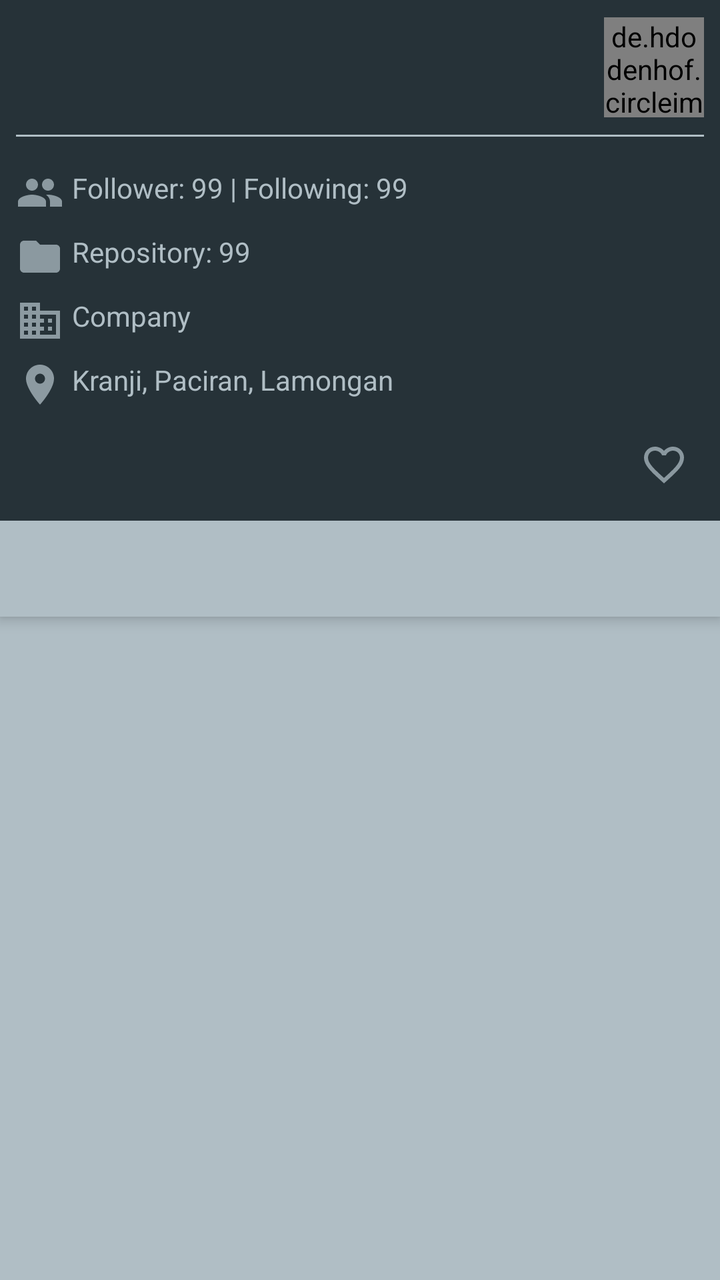
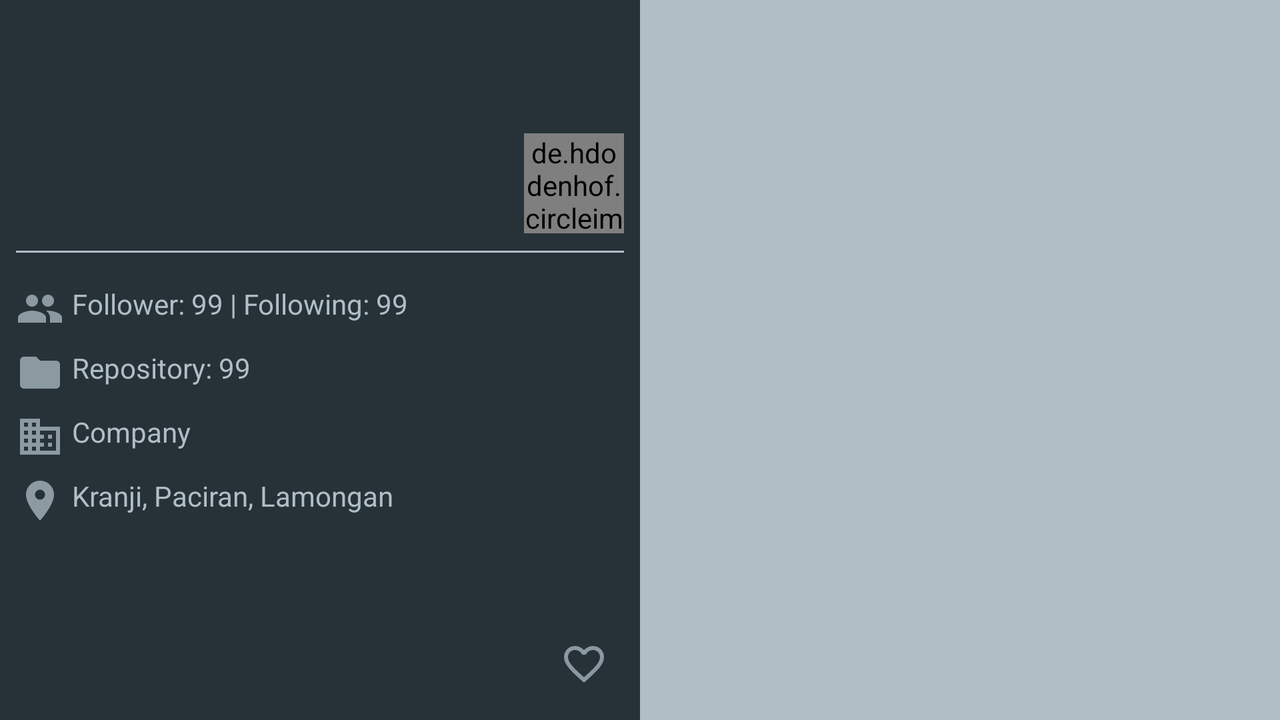

First picture: res/layout/ on a phone held upright. Second picture: the repository's own variant of that layout, on a device whose configuration matches the variant's folder. Source for both follows.
<!-- AndroidManifest.xml: application theme Theme.GitHubUser -->
<!-- res/layout/activity_detail.xml -->
<?xml version="1.0" encoding="utf-8"?>
<androidx.coordinatorlayout.widget.CoordinatorLayout xmlns:android="http://schemas.android.com/apk/res/android"
    xmlns:tools="http://schemas.android.com/tools"
    xmlns:app="http://schemas.android.com/apk/res-auto"

    android:layout_width="match_parent"
    android:layout_height="match_parent">

    <com.google.android.material.appbar.AppBarLayout
        android:id="@+id/appbar"
        android:layout_width="match_parent"
        android:layout_height="wrap_content">

        <androidx.constraintlayout.widget.ConstraintLayout
            android:layout_width="match_parent"
            android:layout_height="wrap_content">

            <ImageView
                android:id="@+id/ivFavorite"
                android:layout_width="wrap_content"
                android:layout_height="wrap_content"
                android:contentDescription="@string/favorite_button"
                android:padding="16dp"
                app:layout_constraintBottom_toBottomOf="parent"
                app:layout_constraintEnd_toEndOf="parent"
                app:layout_constraintTop_toBottomOf="@+id/contentContainer"
                app:srcCompat="@drawable/ic_favorite" />

            <ProgressBar
                android:id="@+id/progressBar"
                style="?android:attr/progressBarStyle"
                android:layout_width="wrap_content"
                android:layout_height="wrap_content"
                android:visibility="gone"
                app:layout_constraintBottom_toBottomOf="parent"
                app:layout_constraintEnd_toEndOf="parent"
                app:layout_constraintStart_toStartOf="parent"
                app:layout_constraintTop_toTopOf="parent" />

            <LinearLayout
                android:id="@+id/contentContainer"
                android:layout_width="match_parent"
                android:layout_height="wrap_content"
                android:orientation="vertical"
                app:layout_constraintEnd_toEndOf="parent"
                app:layout_constraintStart_toStartOf="parent"
                app:layout_constraintTop_toTopOf="parent">

                <LinearLayout
                    android:layout_width="match_parent"
                    android:layout_height="wrap_content"
                    android:layout_margin="8dp"
                    android:orientation="horizontal">

                    <LinearLayout
                        android:layout_width="0dp"
                        android:layout_height="wrap_content"
                        android:layout_weight="1"
                        android:orientation="vertical">

                        <TextView
                            android:id="@+id/tvUsername"
                            style="@style/textTitle"
                            android:layout_width="match_parent"
                            android:gravity="center"
                            tools:text="@tools:sample/first_names" />

                        <TextView
                            android:id="@+id/tvName"
                            style="@style/textSubtitle"
                            android:layout_width="match_parent"
                            android:gravity="center"
                            tools:text="@tools:sample/full_names" />
                    </LinearLayout>

                    <de.hdodenhof.circleimageview.CircleImageView
                        android:id="@+id/imgAvatar"
                        android:layout_width="50dp"
                        android:layout_height="50dp"
                        android:layout_gravity="center"
                        android:layout_marginStart="8dp"
                        tools:src="@tools:sample/avatars" />

                </LinearLayout>

                <View
                    android:id="@+id/view2"
                    android:layout_width="match_parent"
                    android:layout_height="1dp"
                    android:layout_marginStart="8dp"
                    android:layout_marginEnd="8dp"
                    android:background="@color/blueGrey_Light" />

                <TextView
                    android:id="@+id/tvFol"
                    style="@style/textContent"
                    android:layout_width="match_parent"
                    android:layout_marginTop="16dp"
                    android:drawablePadding="4dp"
                    app:drawableStartCompat="@drawable/ic_baseline_people_24"
                    tools:text="Follower: 99 | Following: 99" />

                <TextView
                    android:id="@+id/tvRepo"
                    style="@style/textContent"
                    android:layout_width="match_parent"
                    android:layout_marginTop="8dp"
                    android:drawablePadding="4dp"
                    app:drawableStartCompat="@drawable/ic_baseline_folder_24"
                    tools:text="Repository: 99" />

                <TextView
                    android:id="@+id/tvCompRepo"
                    style="@style/textContent"
                    android:layout_width="match_parent"
                    android:layout_marginTop="8dp"
                    android:drawablePadding="4dp"
                    app:drawableStartCompat="@drawable/ic_baseline_business_24"
                    tools:text="Company" />

                <TextView
                    android:id="@+id/tvLocation"
                    style="@style/textContent"
                    android:layout_width="match_parent"
                    android:layout_marginTop="8dp"
                    android:drawablePadding="4dp"
                    app:drawableStartCompat="@drawable/ic_baseline_place_24"
                    tools:text="Kranji, Paciran, Lamongan" />

            </LinearLayout>

        </androidx.constraintlayout.widget.ConstraintLayout>

        <com.google.android.material.tabs.TabLayout
            android:id="@+id/tabs"
            android:layout_width="match_parent"
            android:layout_height="wrap_content"
            android:background="@color/blueGrey_Light"
            app:tabGravity="fill"
            app:tabMaxWidth="0dp"
            app:tabMode="fixed" />

    </com.google.android.material.appbar.AppBarLayout>

    <androidx.viewpager2.widget.ViewPager2
        android:id="@+id/view_pager"
        android:layout_width="match_parent"
        android:layout_height="match_parent"
        app:layout_behavior="@string/appbar_scrolling_view_behavior" />

</androidx.coordinatorlayout.widget.CoordinatorLayout>
<!-- resources referenced by this layout -->
<resources>
  <color name="blueGrey_Light">#b0bec5</color>
  <!-- drawable ic_baseline_business_24 (drawable) -->
  <vector android:height="24dp" android:tint="#8C9AA1"
      android:viewportHeight="24" android:viewportWidth="24"
      android:width="24dp" xmlns:android="http://schemas.android.com/apk/res/android">
      <path android:fillColor="@android:color/white" android:pathData="M12,7L12,3L2,3v18h20L22,7L12,7zM6,19L4,19v-2h2v2zM6,15L4,15v-2h2v2zM6,11L4,11L4,9h2v2zM6,7L4,7L4,5h2v2zM10,19L8,19v-2h2v2zM10,15L8,15v-2h2v2zM10,11L8,11L8,9h2v2zM10,7L8,7L8,5h2v2zM20,19h-8v-2h2v-2h-2v-2h2v-2h-2L12,9h8v10zM18,11h-2v2h2v-2zM18,15h-2v2h2v-2z"/>
  </vector>
  <!-- drawable ic_baseline_folder_24 (drawable) -->
  <vector android:height="24dp" android:tint="#8B99A0"
      android:viewportHeight="24" android:viewportWidth="24"
      android:width="24dp" xmlns:android="http://schemas.android.com/apk/res/android">
      <path android:fillColor="@android:color/white" android:pathData="M10,4H4c-1.1,0 -1.99,0.9 -1.99,2L2,18c0,1.1 0.9,2 2,2h16c1.1,0 2,-0.9 2,-2V8c0,-1.1 -0.9,-2 -2,-2h-8l-2,-2z"/>
  </vector>
  <!-- drawable ic_baseline_people_24 (drawable) -->
  <vector android:height="24dp" android:tint="#8B99A0"
      android:viewportHeight="24" android:viewportWidth="24"
      android:width="24dp" xmlns:android="http://schemas.android.com/apk/res/android">
      <path android:fillColor="@android:color/white" android:pathData="M16,11c1.66,0 2.99,-1.34 2.99,-3S17.66,5 16,5c-1.66,0 -3,1.34 -3,3s1.34,3 3,3zM8,11c1.66,0 2.99,-1.34 2.99,-3S9.66,5 8,5C6.34,5 5,6.34 5,8s1.34,3 3,3zM8,13c-2.33,0 -7,1.17 -7,3.5L1,19h14v-2.5c0,-2.33 -4.67,-3.5 -7,-3.5zM16,13c-0.29,0 -0.62,0.02 -0.97,0.05 1.16,0.84 1.97,1.97 1.97,3.45L17,19h6v-2.5c0,-2.33 -4.67,-3.5 -7,-3.5z"/>
  </vector>
  <!-- drawable ic_baseline_place_24 (drawable) -->
  <vector android:height="24dp" android:tint="#8C9AA1"
      android:viewportHeight="24" android:viewportWidth="24"
      android:width="24dp" xmlns:android="http://schemas.android.com/apk/res/android">
      <path android:fillColor="@android:color/white" android:pathData="M12,2C8.13,2 5,5.13 5,9c0,5.25 7,13 7,13s7,-7.75 7,-13c0,-3.87 -3.13,-7 -7,-7zM12,11.5c-1.38,0 -2.5,-1.12 -2.5,-2.5s1.12,-2.5 2.5,-2.5 2.5,1.12 2.5,2.5 -1.12,2.5 -2.5,2.5z"/>
  </vector>
  <string name="favorite_button">Favorite Button</string>
  <style name="textContent">
          <item name="android:layout_height">wrap_content</item>
          <item name="android:layout_marginStart">8dp</item>
          <item name="android:layout_marginEnd">8dp</item>
          <item name="android:textColor">@color/blueGrey_Light</item>
      </style>
  <style name="textSubtitle">
          <item name="android:layout_height">wrap_content</item>
          <item name="android:layout_marginTop">8dp</item>
          <item name="android:textColor">@color/blueGrey_Light</item>
      </style>
  <style name="textTitle">
          <item name="android:layout_height">wrap_content</item>
          <item name="android:textStyle">bold</item>
          <item name="android:textSize">18sp</item>
          <item name="android:textColor">@android:color/white</item>
      </style>
  <style name="Theme.GitHubUser" parent="Theme.MaterialComponents.DayNight.DarkActionBar">
          
          <item name="colorPrimary">@color/blueGrey</item>
          <item name="colorPrimaryVariant">@color/black</item>
          <item name="colorOnPrimary">@color/blueGrey_Dark</item>
          <item name="android:windowBackground">@color/blueGrey_Light</item>
          
          <item name="colorSecondary">@color/teal_200</item>
          <item name="colorSecondaryVariant">@color/teal_700</item>
          <item name="colorOnSecondary">@color/black</item>
          
          <item name="android:statusBarColor" tools:targetApi="l">?attr/colorPrimaryVariant</item>
          
      </style>
  <color name="blueGrey">#263238</color>
  <color name="black">#FF000000</color>
  <color name="blueGrey_Dark">#000a12</color>
  <color name="teal_200">#FF03DAC5</color>
  <color name="teal_700">#FF018786</color>
  <!-- some entries are left out for length -->
</resources>
<!-- res/layout-land/activity_detail.xml (the repository's variant of the layout above) -->
<!-- drawn on the phone turned sideways -->
<?xml version="1.0" encoding="utf-8"?>
<LinearLayout xmlns:android="http://schemas.android.com/apk/res/android"
    xmlns:tools="http://schemas.android.com/tools"
    xmlns:app="http://schemas.android.com/apk/res-auto"
    android:orientation="horizontal"
    android:layout_width="match_parent"
    android:layout_height="match_parent"
    android:baselineAligned="false">

    <com.google.android.material.appbar.AppBarLayout
        android:id="@+id/appbar"
        android:layout_width="match_parent"
        android:layout_height="match_parent"
        android:layout_weight="1"
        android:theme="@style/AppTheme.AppBarOverlay">

        <androidx.constraintlayout.widget.ConstraintLayout
            android:layout_width="match_parent"
            android:layout_height="match_parent">

            <ImageView
                android:id="@+id/ivFavorite"
                android:layout_width="wrap_content"
                android:layout_height="wrap_content"
                android:layout_marginEnd="16dp"
                android:layout_marginBottom="16dp"
                app:layout_constraintBottom_toBottomOf="parent"
                app:layout_constraintEnd_toEndOf="parent"
                app:srcCompat="@drawable/ic_favorite"
                android:contentDescription="@string/favorite_button" />

            <ProgressBar
                android:id="@+id/progressBar"
                style="?android:attr/progressBarStyle"
                android:layout_width="wrap_content"
                android:layout_height="wrap_content"
                android:visibility="gone"
                app:layout_constraintBottom_toBottomOf="parent"
                app:layout_constraintEnd_toEndOf="parent"
                app:layout_constraintStart_toStartOf="parent"
                app:layout_constraintTop_toTopOf="parent" />

            <LinearLayout
                android:id="@+id/contentContainer"
                android:layout_width="match_parent"
                android:layout_height="wrap_content"
                android:orientation="vertical"
                app:layout_constraintBottom_toTopOf="@+id/ivFavorite"
                app:layout_constraintEnd_toEndOf="parent"
                app:layout_constraintStart_toStartOf="parent"
                app:layout_constraintTop_toTopOf="parent">

                <LinearLayout
                    android:layout_width="match_parent"
                    android:layout_height="wrap_content"
                    android:layout_margin="8dp"
                    android:orientation="horizontal">

                    <LinearLayout
                        android:layout_width="0dp"
                        android:layout_height="wrap_content"
                        android:layout_weight="1"
                        android:orientation="vertical">

                        <TextView
                            android:id="@+id/tvUsername"
                            style="@style/textTitle"
                            android:layout_width="match_parent"
                            android:gravity="center"
                            tools:text="@tools:sample/first_names" />

                        <TextView
                            android:id="@+id/tvName"
                            style="@style/textSubtitle"
                            android:layout_width="match_parent"
                            android:gravity="center"
                            tools:text="@tools:sample/full_names" />
                    </LinearLayout>

                    <de.hdodenhof.circleimageview.CircleImageView
                        android:id="@+id/imgAvatar"
                        android:layout_width="50dp"
                        android:layout_height="50dp"
                        android:layout_gravity="center"
                        android:layout_marginStart="8dp"
                        tools:src="@tools:sample/avatars" />

                </LinearLayout>

                <View
                    android:id="@+id/view2"
                    android:layout_width="match_parent"
                    android:layout_height="1dp"
                    android:layout_marginStart="8dp"
                    android:layout_marginEnd="8dp"
                    android:background="@color/blueGrey_Light" />

                <TextView
                    android:id="@+id/tvFol"
                    style="@style/textContent"
                    android:layout_width="match_parent"
                    android:layout_marginTop="16dp"
                    android:drawablePadding="4dp"
                    app:drawableStartCompat="@drawable/ic_baseline_people_24"
                    tools:text="Follower: 99 | Following: 99" />

                <TextView
                    android:id="@+id/tvRepo"
                    style="@style/textContent"
                    android:layout_width="match_parent"
                    android:layout_marginTop="8dp"
                    android:drawablePadding="4dp"
                    app:drawableStartCompat="@drawable/ic_baseline_folder_24"
                    tools:text="Repository: 99" />

                <TextView
                    android:id="@+id/tvCompRepo"
                    style="@style/textContent"
                    android:layout_width="match_parent"
                    android:layout_marginTop="8dp"
                    android:drawablePadding="4dp"
                    app:drawableStartCompat="@drawable/ic_baseline_business_24"
                    tools:text="Company" />

                <TextView
                    android:id="@+id/tvLocation"
                    style="@style/textContent"
                    android:layout_width="match_parent"
                    android:layout_marginTop="8dp"
                    android:drawablePadding="4dp"
                    app:drawableStartCompat="@drawable/ic_baseline_place_24"
                    tools:text="Kranji, Paciran, Lamongan" />
            </LinearLayout>

        </androidx.constraintlayout.widget.ConstraintLayout>

    </com.google.android.material.appbar.AppBarLayout>

    <LinearLayout
        android:layout_width="match_parent"
        android:layout_height="match_parent"
        android:layout_weight="1"
        android:orientation="vertical">

        <com.google.android.material.tabs.TabLayout
            android:id="@+id/tabs"
            android:layout_width="match_parent"
            android:layout_height="wrap_content"
            android:background="@color/blueGrey_Light"
            app:tabGravity="fill"
            app:tabMaxWidth="0dp"
            app:tabMode="fixed" />

        <androidx.viewpager2.widget.ViewPager2
            android:id="@+id/view_pager"
            android:layout_width="match_parent"
            android:layout_height="match_parent"
            app:layout_behavior="@string/appbar_scrolling_view_behavior" />
    </LinearLayout>

</LinearLayout>
<!-- resources referenced by the variant -->
<!-- as the phone turned sideways resolves them -->
<resources>
  <color name="blueGrey_Light">#b0bec5</color>
  <!-- drawable ic_baseline_business_24 (drawable) -->
  <vector android:height="24dp" android:tint="#8C9AA1"
      android:viewportHeight="24" android:viewportWidth="24"
      android:width="24dp" xmlns:android="http://schemas.android.com/apk/res/android">
      <path android:fillColor="@android:color/white" android:pathData="M12,7L12,3L2,3v18h20L22,7L12,7zM6,19L4,19v-2h2v2zM6,15L4,15v-2h2v2zM6,11L4,11L4,9h2v2zM6,7L4,7L4,5h2v2zM10,19L8,19v-2h2v2zM10,15L8,15v-2h2v2zM10,11L8,11L8,9h2v2zM10,7L8,7L8,5h2v2zM20,19h-8v-2h2v-2h-2v-2h2v-2h-2L12,9h8v10zM18,11h-2v2h2v-2zM18,15h-2v2h2v-2z"/>
  </vector>
  <!-- drawable ic_baseline_folder_24 (drawable) -->
  <vector android:height="24dp" android:tint="#8B99A0"
      android:viewportHeight="24" android:viewportWidth="24"
      android:width="24dp" xmlns:android="http://schemas.android.com/apk/res/android">
      <path android:fillColor="@android:color/white" android:pathData="M10,4H4c-1.1,0 -1.99,0.9 -1.99,2L2,18c0,1.1 0.9,2 2,2h16c1.1,0 2,-0.9 2,-2V8c0,-1.1 -0.9,-2 -2,-2h-8l-2,-2z"/>
  </vector>
  <!-- drawable ic_baseline_people_24 (drawable) -->
  <vector android:height="24dp" android:tint="#8B99A0"
      android:viewportHeight="24" android:viewportWidth="24"
      android:width="24dp" xmlns:android="http://schemas.android.com/apk/res/android">
      <path android:fillColor="@android:color/white" android:pathData="M16,11c1.66,0 2.99,-1.34 2.99,-3S17.66,5 16,5c-1.66,0 -3,1.34 -3,3s1.34,3 3,3zM8,11c1.66,0 2.99,-1.34 2.99,-3S9.66,5 8,5C6.34,5 5,6.34 5,8s1.34,3 3,3zM8,13c-2.33,0 -7,1.17 -7,3.5L1,19h14v-2.5c0,-2.33 -4.67,-3.5 -7,-3.5zM16,13c-0.29,0 -0.62,0.02 -0.97,0.05 1.16,0.84 1.97,1.97 1.97,3.45L17,19h6v-2.5c0,-2.33 -4.67,-3.5 -7,-3.5z"/>
  </vector>
  <!-- drawable ic_baseline_place_24 (drawable) -->
  <vector android:height="24dp" android:tint="#8C9AA1"
      android:viewportHeight="24" android:viewportWidth="24"
      android:width="24dp" xmlns:android="http://schemas.android.com/apk/res/android">
      <path android:fillColor="@android:color/white" android:pathData="M12,2C8.13,2 5,5.13 5,9c0,5.25 7,13 7,13s7,-7.75 7,-13c0,-3.87 -3.13,-7 -7,-7zM12,11.5c-1.38,0 -2.5,-1.12 -2.5,-2.5s1.12,-2.5 2.5,-2.5 2.5,1.12 2.5,2.5 -1.12,2.5 -2.5,2.5z"/>
  </vector>
  <string name="favorite_button">Favorite Button</string>
  <style name="AppTheme.AppBarOverlay" parent="ThemeOverlay.AppCompat.Dark.ActionBar" />
  <style name="textContent">
          <item name="android:layout_height">wrap_content</item>
          <item name="android:layout_marginStart">8dp</item>
          <item name="android:layout_marginEnd">8dp</item>
          <item name="android:textColor">@color/blueGrey_Light</item>
      </style>
  <style name="textSubtitle">
          <item name="android:layout_height">wrap_content</item>
          <item name="android:layout_marginTop">8dp</item>
          <item name="android:textColor">@color/blueGrey_Light</item>
      </style>
  <style name="textTitle">
          <item name="android:layout_height">wrap_content</item>
          <item name="android:textStyle">bold</item>
          <item name="android:textSize">18sp</item>
          <item name="android:textColor">@android:color/white</item>
      </style>
  <color name="blueGrey">#263238</color>
  <color name="black">#FF000000</color>
  <color name="blueGrey_Dark">#000a12</color>
  <color name="teal_200">#FF03DAC5</color>
  <color name="teal_700">#FF018786</color>
  <!-- some entries are left out for length -->
</resources>
